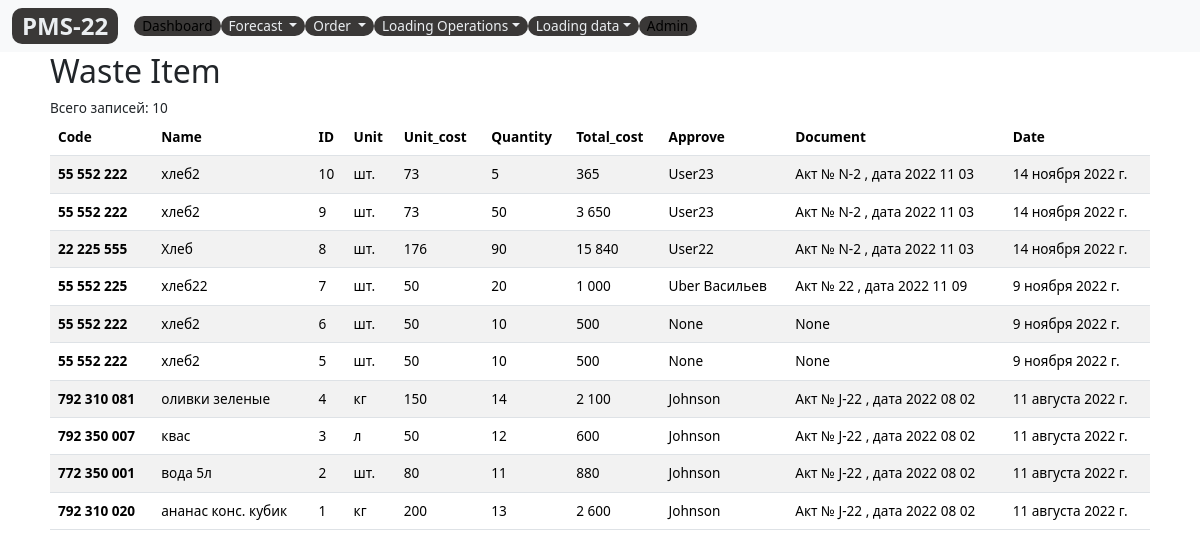
The page /control/waste_list/ on the database as committed earlier.
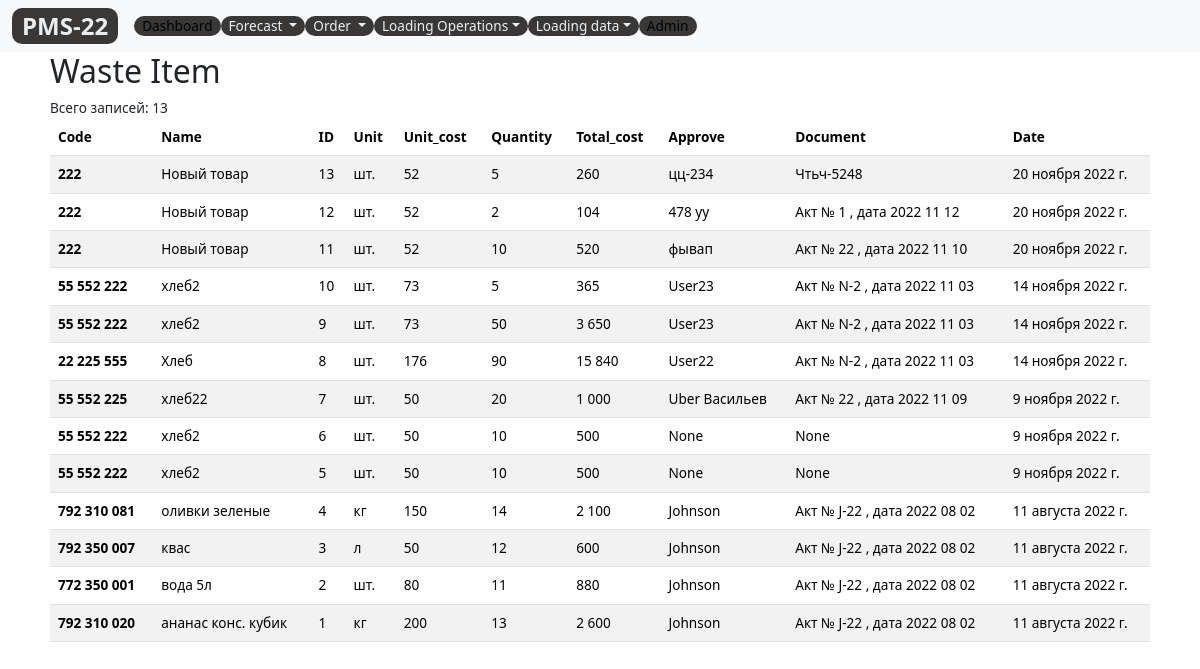
The same page on the database as committed later.
### control/models.py (models this page shows, shortened)
class WasteItem(models.Model):
    code=models.DecimalField(max_digits=12, help_text="Не более 12 знаков",decimal_places=0,null=True,verbose_name='Код')
    item =models.CharField(max_length=200, help_text="Не более 200 знаков", db_index=True)#отражение в transfer_list.html
    name = models.ForeignKey(Item, null=True, verbose_name='Наименование', on_delete=models.CASCADE)# для form buy_item.html
    slug= models.SlugField(max_length=255, verbose_name='Url',blank=True, null=True)
    unit = models.CharField(max_length=10,verbose_name='Ед.изм.',  choices=UNITS, null=True ,default='kg')
    unit_cost=models.PositiveIntegerField(verbose_name='Цена, руб', default=0,null=True)
    quantity= models.PositiveIntegerField(verbose_name='Кол.',default=0)
    cost= models.PositiveIntegerField(verbose_name='Сумма, руб', blank=True,null=True)
    approve=models.CharField(max_length=200, help_text="Не более 200 знаков", null=True)#отражение в buy_items_list.html
    document= models.CharField(max_length=250,verbose_name='Акт',  null=True ,default='Акт №     , дата   ')
    created_date = models.DateField(auto_now_add=True, verbose_name='Дата',)
    class Meta:
        ordering = ['-id','name']
        verbose_name = 'Списание'
        verbose_name_plural = 'Списания'
    @property
    def get_cost(self):
        return self.unit_cost * self.quantity

### control/views.py (the view)
# urls.py: path('waste_list/', WasteItemsListView.as_view(), name='waste_list'),
class WasteItemsListView(ListView):
    model=WasteItem
    template_name = 'lists/waste_list.html'
    context_object_name = 'wastes'

### control/templates/lists/waste_list.html (shortened to what this page needs)
{% extends 'base_simple.html' %}
{% block content %}
<div class="col-11 mx-auto">
  <h2>Waste Item</h2>
  Всего записей: {{wastes.count}}
  <table class="table table-striped">
    <thead style="position: sticky;
  top: -1px;
  z-index: 2;background: #9d9e9e;">
      <tr>
        <th scope="col">Code</th>
        <th scope="col">Name</th>
        <th scope="col">ID</th>
        <th scope="col">Unit</th>
        <th scope="col">Unit_cost</th>
        <th scope="col">Quantity</th>
        <th scope="col">Total_cost</th>
        <th scope="col">Approve</th>
        <th scope="col">Document</th>
        <th scope="col">Date</th>
      </tr>
    </thead>
    <tbody>
      {% for waste in wastes%}
      <tr>
        <th scope="row">{{waste.code}}</th>
        <td>{{waste.item}}</td>
        <td>{{waste.id}}</td>
        <td>{{waste.unit}}</td>
        <td>{{waste.unit_cost}}</td>
        <td>{{waste.quantity}}</td>
        <td>{{waste.get_cost}}</td>
        <td>{{waste.approve}}</td>
        <td>{{waste.document}}</td>
        <td>{{waste.created_date}}</td>
      </tr>
      {% endfor %}
    </tbody>
  </table>
</div>
{% endblock %}

Rows that differ between the two databases and show on the page:
added WasteItem: code "222", item "Новый товар", id "13", unit "шт.", unit_cost "52", quantity "5", get_cost "260", approve "цц-234", document "Чтьч-5248", created_date "20 ноября 2022 г."
added WasteItem: code "222", item "Новый товар", id "12", unit "шт.", unit_cost "52", quantity "2", get_cost "104", approve "478 уу", document "Акт № 1 , дата 2022 11 12", created_date "20 ноября 2022 г."
added WasteItem: code "222", item "Новый товар", id "11", unit "шт.", unit_cost "52", quantity "10", get_cost "520", approve "фывап", document "Акт № 22 , дата 2022 11 10", created_date "20 ноября 2022 г."
Other text that changed with them:
{{ wastes.count }}: "10" → "13"
